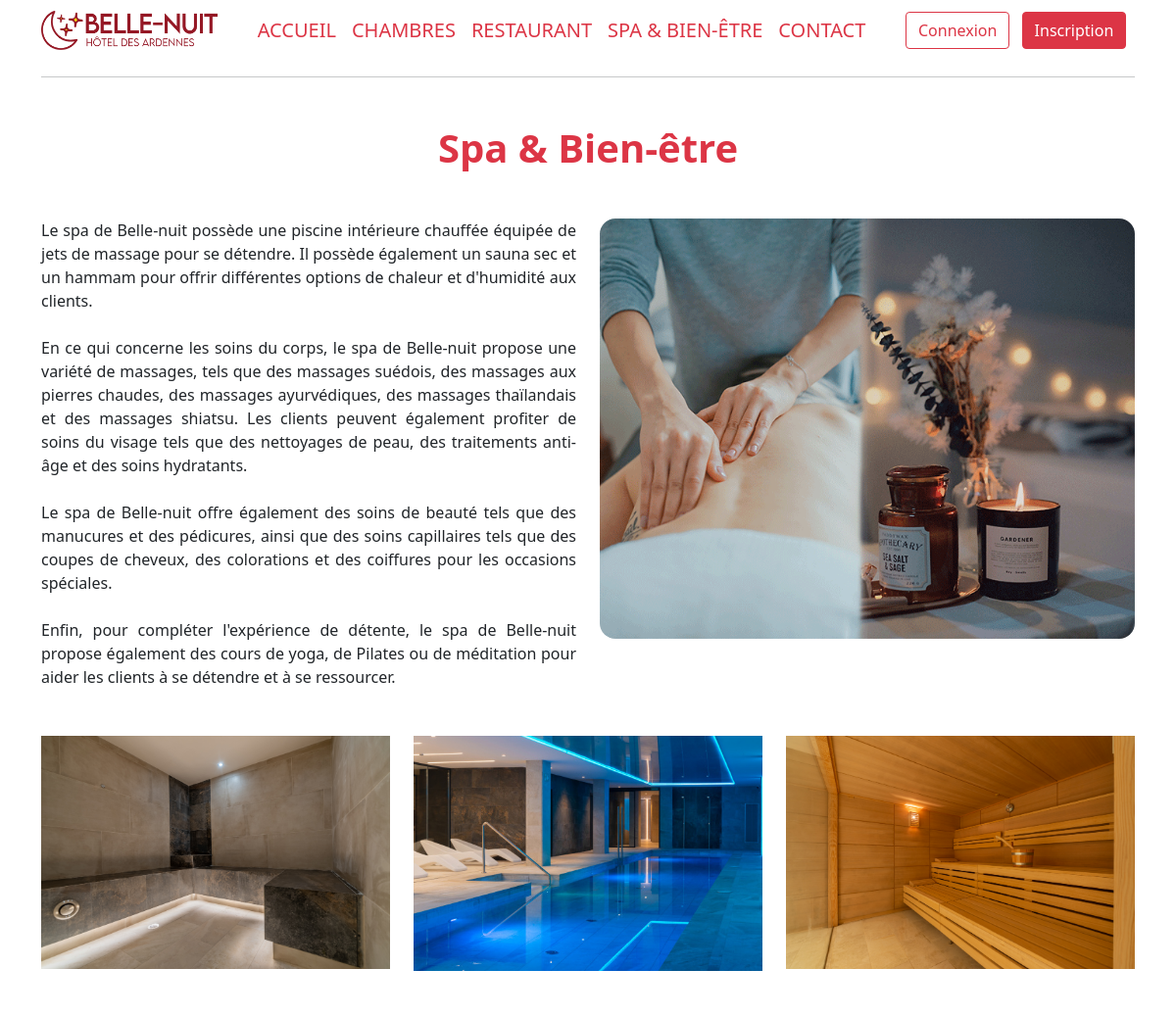
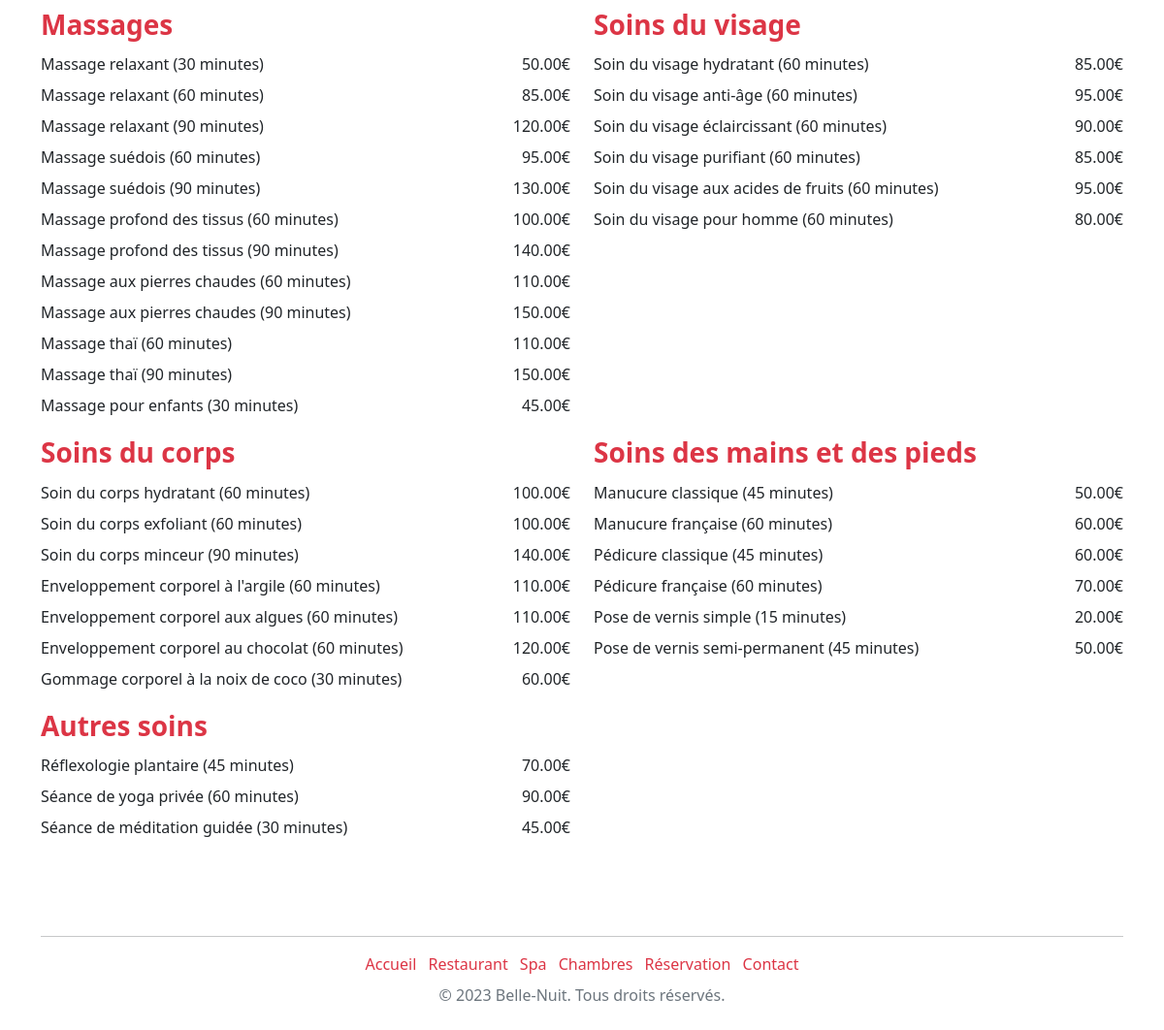
Screenshot of /spa with the database file from the repository (2 pictures, top to bottom).
### tables this page shows
CREATE TABLE `category_spa` (
  `spacategory_id` int(11) NOT NULL,
  `spacategory_name` varchar(250) NOT NULL
);

CREATE TABLE `spa` (
  `spa_id` int(11) NOT NULL,
  `id_spacategory` int(11) NOT NULL,
  `spa_title` varchar(255) DEFAULT NULL,
  `spa_time` int(11) DEFAULT NULL,
  `spa_price` decimal(10,2) DEFAULT NULL,
  `spa_active` tinyint(1) NOT NULL
);

### controllers/FrontController.php (called while the page is built, shortened)
<?php
require_once("models/FrontManager.model.php");
class FrontController{
    private $frontManager;
    public function __construct(){
        $this->frontManager = new FrontManager();
    }
    private function genererPage($data){
        extract($data);
        require_once($view);
    }
    public function spa()
    {
        $categorySpa = $this->frontManager->getCategorySpa();
        foreach ($categorySpa as &$category) {
            $category["services"] = $this->frontManager->getSpaByIdCategory($category["spacategory_id"]);
        }
        $data_page = [
            "categorySpa" => $categorySpa,
            "page_description" => "Description du Spa",
            "page_title" => "Hôtel Belle-Nuit | Spa",
            "view" => "views/main/front/spa.view.php",
            "template" => "views/main/common/__template_front.php"
        ];
        $this->genererPage($data_page);
    }
}

### models/Model.class.php (called while the page is built, shortened)
<?php
abstract class Model{
    private static $pdo;
    private static function setBdd(){
        self::$pdo = new PDO("mysql:host=localhost;dbname=hotel;charset=utf8", "root", "");
        self::$pdo->setAttribute(PDO::ATTR_ERRMODE, PDO::ERRMODE_WARNING);
    }
    protected function getBdd(){
        return self::$pdo;
    }
}

### models/FrontManager.model.php (called while the page is built, shortened)
<?php
require_once("Model.class.php");
class FrontManager extends Model
{
    public function getCategorySpa(){
        $stmt = $this->getBdd()->prepare('SELECT * FROM category_spa');
        $stmt->execute();
        $categorySpaList = $stmt->fetchAll(PDO::FETCH_ASSOC);
        return $categorySpaList;
    }
    public function getSpaByIdCategory($category){
        $stmt = $this->getBdd()->prepare('SELECT c.spacategory_id, s.spa_title, s.spa_time, s.spa_price
                              FROM category_spa c
                              LEFT JOIN spa s ON c.spacategory_id = s.id_spacategory
                              WHERE s.spa_active = 1 AND s.id_spacategory = :category
                              ORDER BY s.id_spacategory');
        $stmt->bindValue(':category', $category, PDO::PARAM_INT);
        $stmt->execute();
        $getSpaById = $stmt->fetchAll(PDO::FETCH_ASSOC);
        return $getSpaById;
    }
}

### views/main/front/spa.view.php (the view)
<h1 class="text-center my-3 text-danger fw-bolder mt-5 mb-5">Spa &amp; Bien-être</h1>
<div class="row mb-5">
    <div class="col-md-6 text-justify d-flex align-items-center">
            Le spa de Belle-nuit possède une piscine intérieure chauffée équipée de jets de massage pour se détendre. Il possède également un sauna sec et un hammam pour offrir différentes options de chaleur et d'humidité aux clients. <br><br>
            En ce qui concerne les soins du corps, le spa de Belle-nuit propose une variété de massages, tels que des massages suédois, des massages aux pierres chaudes, des massages ayurvédiques, des massages thaïlandais et des massages shiatsu. Les clients peuvent également profiter de soins du visage tels que des nettoyages de peau, des traitements anti-âge et des soins hydratants. <br><br>
            Le spa de Belle-nuit offre également des soins de beauté tels que des manucures et des pédicures, ainsi que des soins capillaires tels que des coupes de cheveux, des colorations et des coiffures pour les occasions spéciales. <br><br>
            Enfin, pour compléter l'expérience de détente, le spa de Belle-nuit propose également des cours de yoga, de Pilates ou de méditation pour aider les clients à se détendre et à se ressourcer.
    </div>
    <div class="col-md-6">
        <img src="<?= URL ?>public/assets/images/spa/spa1.jpg" alt="Massage + Huile" class="img-fluid rounded-5">
    </div>
</div>
<div class="row mb-5">
    <div class="col-md-4">
        <img src="<?= URL ?>public/assets/images/spa/spa2.jpg" alt="Hammam" class="img-fluid">
    </div>
    <div class="col-md-4">
        <img src="<?= URL ?>public/assets/images/spa/spa3.jpg" alt="Piscine" class="img-fluid">
    </div>
    <div class="col-md-4">
        <img src="<?= URL ?>public/assets/images/spa/spa4.jpg" alt="Spa" class="img-fluid">
    </div>
</div>
<div class="row mb-5">
    <?php foreach ($categorySpa as $category) { ?>
        <div class="col-md-6">
            <h3 class="text-danger fw-bolder mb-3 mt-2"><?= $category["spacategory_name"] ?></h3>
            <?php foreach ($category["services"] as $service) { ?>
                <p class="lh-1">
                    <?= $service['spa_title'] ?> (<?= $service['spa_time'] ?> minutes)<span class="float-end"><?= $service['spa_price'] ?>€</span>
                </p>
            <?php } ?>
        </div>
    <?php } ?>
</div>

### public/css/main.css (style rules this page uses)
.rounded-5 { border-radius: 1rem; }
.text-justify { text-align: justify; }

### rows the page displays
category_spa: spacategory_name "Massages"
spa: spa_title "Massage relaxant", spa_time "30", spa_price "50.00"
spa: spa_title "Massage relaxant", spa_time "60", spa_price "85.00"
spa: spa_title "Massage relaxant", spa_time "90", spa_price "120.00"
spa: spa_title "Massage suédois", spa_time "60", spa_price "95.00"
spa: spa_title "Massage suédois", spa_time "90", spa_price "130.00"
spa: spa_title "Massage profond des tissus", spa_time "60", spa_price "100.00"
spa: spa_title "Massage profond des tissus", spa_time "90", spa_price "140.00"
spa: spa_title "Massage aux pierres chaudes", spa_time "60", spa_price "110.00"
spa: spa_title "Massage aux pierres chaudes", spa_time "90", spa_price "150.00"
spa: spa_title "Massage thaï", spa_time "60", spa_price "110.00"
spa: spa_title "Massage thaï", spa_time "90", spa_price "150.00"
spa: spa_title "Massage pour enfants", spa_time "30", spa_price "45.00"
category_spa: spacategory_name "Soins du visage"
spa: spa_title "Soin du visage hydratant", spa_time "60", spa_price "85.00"
spa: spa_title "Soin du visage anti-âge", spa_time "60", spa_price "95.00"
spa: spa_title "Soin du visage éclaircissant", spa_time "60", spa_price "90.00"
spa: spa_title "Soin du visage purifiant", spa_time "60", spa_price "85.00"
spa: spa_title "Soin du visage aux acides de fruits", spa_time "60", spa_price "95.00"
spa: spa_title "Soin du visage pour homme", spa_time "60", spa_price "80.00"
category_spa: spacategory_name "Soins du corps"
spa: spa_title "Soin du corps hydratant", spa_time "60", spa_price "100.00"
spa: spa_title "Soin du corps exfoliant", spa_time "60", spa_price "100.00"
spa: spa_title "Soin du corps minceur", spa_time "90", spa_price "140.00"
spa: spa_title "Enveloppement corporel à l'argile", spa_time "60", spa_price "110.00"
spa: spa_title "Enveloppement corporel aux algues", spa_time "60", spa_price "110.00"
spa: spa_title "Enveloppement corporel au chocolat", spa_time "60", spa_price "120.00"
spa: spa_title "Gommage corporel à la noix de coco", spa_time "30", spa_price "60.00"
category_spa: spacategory_name "Soins des mains et des pieds"
spa: spa_title "Manucure classique", spa_time "45", spa_price "50.00"
spa: spa_title "Manucure française", spa_time "60", spa_price "60.00"
spa: spa_title "Pédicure classique", spa_time "45", spa_price "60.00"
spa: spa_title "Pédicure française", spa_time "60", spa_price "70.00"
spa: spa_title "Pose de vernis simple", spa_time "15", spa_price "20.00"
spa: spa_title "Pose de vernis semi-permanent", spa_time "45", spa_price "50.00"
category_spa: spacategory_name "Autres soins"
spa: spa_title "Réflexologie plantaire", spa_time "45", spa_price "70.00"
spa: spa_title "Séance de yoga privée", spa_time "60", spa_price "90.00"
spa: spa_title "Séance de méditation guidée", spa_time "30", spa_price "45.00"
